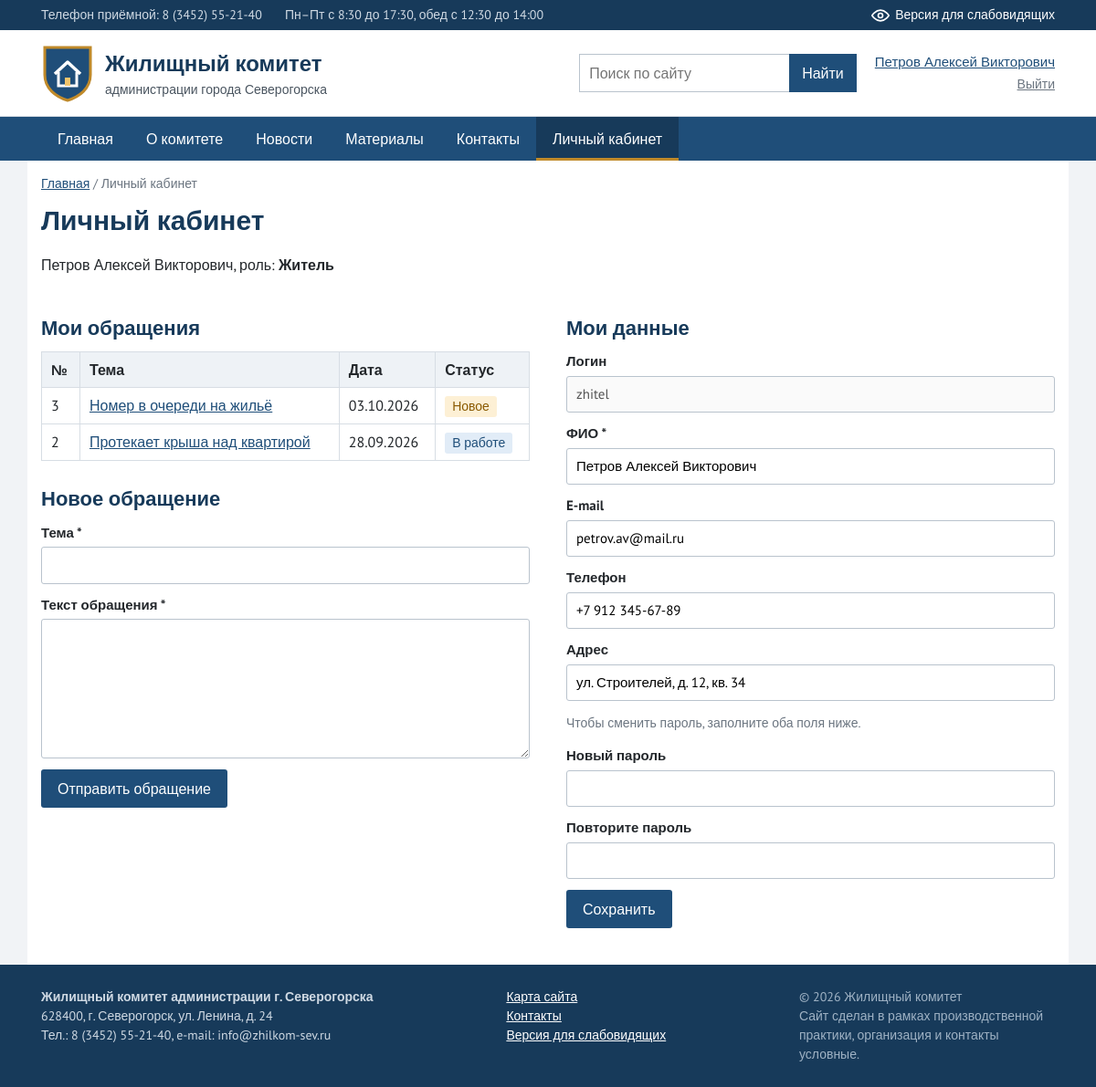
Screenshot of /cabinet (signed in) with the database file from the repository.
### models.py (models this page shows, shortened)
class User(db.Model):
    __tablename__ = 'users'
    id = db.Column(db.Integer, primary_key=True)
    login = db.Column(db.String(50), unique=True, nullable=False)
    password_hash = db.Column(db.String(255), nullable=False)
    fio = db.Column(db.String(150), nullable=False)
    email = db.Column(db.String(120))
    phone = db.Column(db.String(30))
    address = db.Column(db.String(200))
    role = db.Column(db.String(20), default='resident')
    active = db.Column(db.Boolean, default=True)
    created_at = db.Column(db.DateTime, default=datetime.now)
    @property
    def role_name(self):
        return ROLES.get(self.role, self.role)
    @property
    def is_staff(self):
        return self.role in ('admin', 'employee')

class Appeal(db.Model):
    __tablename__ = 'appeals'
    id = db.Column(db.Integer, primary_key=True)
    user_id = db.Column(db.Integer, db.ForeignKey('users.id'), nullable=False)
    topic = db.Column(db.String(200), nullable=False)
    status = db.Column(db.String(20), default='new')
    created_at = db.Column(db.DateTime, default=datetime.now)
    user = db.relationship('User', backref='appeals')
    messages = db.relationship('AppealMessage', backref='appeal',
                               order_by='AppealMessage.created_at',
                               cascade='all, delete-orphan')
    @property
    def status_name(self):
        return STATUSES.get(self.status, self.status)

### app.py (the view, shortened to what this page needs)
@app.route('/cabinet', methods=['GET', 'POST'])
@login_required
def cabinet():
    user = get_user()
    appeals = Appeal.query.filter_by(user_id=user.id).order_by(Appeal.created_at.desc()).all()
    return render_template('cabinet.html', appeals=appeals)

### app.py (called while the page is built)
def get_user():
    if 'user' not in g:
        g.user = None
        if session.get('user_id'):
            g.user = db.session.get(User, session['user_id'])
    return g.user

def login_required(f):
    @wraps(f)
    def wrapper(*args, **kwargs):
        if get_user() is None:
            flash('Чтобы открыть эту страницу, войдите на сайт', 'error')
            return redirect(url_for('login', next=request.path))
        return f(*args, **kwargs)
    return wrapper

@app.context_processor
def inject_globals():
    return {
        'current_user': get_user(),
        'menu_categories': Category.query.order_by(Category.id).all(),
        'vision': session.get('vision', False),
        'v': session.get('v', VISION_DEFAULT),
        'roles': ROLES,
        'statuses': STATUSES,
        'year': datetime.now().year,
    }

@app.template_filter('date')
def date_filter(value):
    return value.strftime('%d.%m.%Y') if value else ''

### templates/cabinet.html (shortened to what this page needs)
{% extends 'base.html' %}
{% block breadcrumbs %}
<div class="crumbs"><a href="{{ url_for('index') }}">Главная</a> / Личный кабинет</div>
{% endblock %}
{% block content %}
<h1 class="page-title">Личный кабинет</h1>
<p>{{ current_user.fio }}, роль: <b>{{ current_user.role_name }}</b></p>
<div class="two-cols">
    <div>
        <h2>Мои обращения</h2>
        {% if appeals %}
        <table class="table">
            <tr><th>№</th><th>Тема</th><th>Дата</th><th>Статус</th></tr>
            {% for a in appeals %}
            <tr>
                <td>{{ a.id }}</td>
                <td><a href="{{ url_for('appeal', appeal_id=a.id) }}">{{ a.topic }}</a></td>
                <td>{{ a.created_at|date }}</td>
                <td><span class="status st-{{ a.status }}">{{ a.status_name }}</span></td>
            </tr>
            {% endfor %}
        </table>
        {% else %}
        <p class="muted">Вы ещё не отправляли обращений.</p>
        {% endif %}
        <h2>Новое обращение</h2>
        <form method="post" class="form">
            <label>Тема *
                <input type="text" name="topic" required maxlength="200">
            </label>
            <label>Текст обращения *
                <textarea name="text" rows="6" required></textarea>
            </label>
            <button type="submit" class="btn">Отправить обращение</button>
        </form>
    </div>
    <div>
        <h2>Мои данные</h2>
        <form method="post" action="{{ url_for('profile') }}" class="form">
            <label>Логин
                <input type="text" value="{{ current_user.login }}" disabled>
            </label>
            <label>ФИО *
                <input type="text" name="fio" value="{{ current_user.fio }}" required>
            </label>
            <label>E-mail
                <input type="email" name="email" value="{{ current_user.email or '' }}">
            </label>
            <label>Телефон
                <input type="text" name="phone" value="{{ current_user.phone or '' }}">
            </label>
            <label>Адрес
                <input type="text" name="address" value="{{ current_user.address or '' }}">
            </label>
            <p class="muted">Чтобы сменить пароль, заполните оба поля ниже.</p>
            <label>Новый пароль
                <input type="password" name="password">
            </label>
            <label>Повторите пароль
                <input type="password" name="password2">
            </label>
            <button type="submit" class="btn">Сохранить</button>
        </form>
    </div>
</div>
{% endblock %}

### templates/base.html (shortened to what this page needs)
<!DOCTYPE html>
<html lang="ru">
<head>
    <link rel="stylesheet" href="{{ url_for('static', filename='css/style.css') }}">
</head>
{% set ep = request.endpoint %}
<body class="{% if vision %}vision size-{{ v.size }} scheme-{{ v.scheme }} img-{{ v.img }} space-{{ v.space }}{% endif %}">
<div class="topbar">
    <div class="container topbar-inner">
        <span>Телефон приёмной: 8 (3452) 55-21-40</span>
        <span>Пн–Пт с 8:30 до 17:30, обед с 12:30 до 14:00</span>
        {% if not vision %}
        <a href="{{ url_for('vision_on') }}" class="eye-link">
            <img src="{{ url_for('static', filename='img/eye.svg') }}" alt="" width="20" height="20">
            Версия для слабовидящих
        </a>
        {% endif %}
    </div>
</div>
<header class="header">
    <div class="container header-inner">
        <a href="{{ url_for('index') }}" class="logo">
            <img src="{{ url_for('static', filename='img/logo.svg') }}" alt="Логотип комитета" width="58" height="64">
            <span class="logo-text">
                <b>Жилищный комитет</b>
                администрации города Северогорска
            </span>
        </a>
        <form class="header-search" action="{{ url_for('search') }}" method="get">
            <input type="text" name="q" placeholder="Поиск по сайту" value="{{ q if q else '' }}" aria-label="Поиск по сайту">
            <button type="submit">Найти</button>
        </form>
        <div class="header-user">
            {% if current_user %}
                <a href="{{ url_for('cabinet') }}">{{ current_user.fio }}</a>
                <a href="{{ url_for('logout') }}" class="small-link">Выйти</a>
            {% else %}
                <a href="{{ url_for('login') }}" class="btn btn-small">Войти</a>
                <a href="{{ url_for('register') }}" class="small-link">Регистрация</a>
            {% endif %}
        </div>
    </div>
</header>
<nav class="menu">
    <div class="container">
        <ul class="menu-list" id="menuList">
            <li><a href="{{ url_for('index') }}" class="{{ 'active' if ep == 'index' }}">Главная</a></li>
            <li><a href="{{ url_for('about') }}" class="{{ 'active' if ep == 'about' }}">О комитете</a></li>
            <li><a href="{{ url_for('news_list') }}" class="{{ 'active' if ep in ('news_list', 'news_item') }}">Новости</a></li>
            <li class="has-sub">
                <a href="{{ url_for('materials') }}" class="{{ 'active' if ep in ('materials', 'category', 'article') }}">Материалы</a>
            </li>
            <li><a href="{{ url_for('contacts') }}" class="{{ 'active' if ep == 'contacts' }}">Контакты</a></li>
            {% if current_user %}
            <li><a href="{{ url_for('cabinet') }}" class="{{ 'active' if ep in ('cabinet', 'appeal') }}">Личный кабинет</a></li>
            {% endif %}
        </ul>
    </div>
</nav>
<main class="container main">
    {% block breadcrumbs %}{% endblock %}
    {% block content %}{% endblock %}
</main>
<footer class="footer">
    <div class="container footer-inner">
        <div>
            <b>Жилищный комитет администрации г. Северогорска</b><br>
            628400, г. Северогорск, ул. Ленина, д. 24<br>
            Тел.: 8 (3452) 55-21-40, e-mail: info@zhilkom-sev.ru
        </div>
        <div>
            <a href="{{ url_for('sitemap') }}">Карта сайта</a><br>
            <a href="{{ url_for('contacts') }}">Контакты</a><br>
            {% if vision %}
            <a href="{{ url_for('vision_off') }}">Обычная версия сайта</a>
            {% else %}
            <a href="{{ url_for('vision_on') }}">Версия для слабовидящих</a>
            {% endif %}
        </div>
        <div class="footer-note">
            © {{ year }} Жилищный комитет<br>
            Сайт сделан в рамках производственной практики,
            организация и контакты условные.
        </div>
    </div>
</footer>
</body>
</html>

### static/css/style.css (style rules this page uses)
* { box-sizing: border-box; }
body { margin: 0; font-family: 'PT Sans', Arial, sans-serif; font-size: 16px; line-height: 1.5; color: #23272b; background: #f1f3f6; }
a { color: #1f4e79; }
img { max-width: 100%; }
h1, h2, h3 { line-height: 1.25; color: #173a5a; }
h2 { font-size: 22px; margin: 28px 0 12px; }
.container { max-width: 1140px; margin: 0 auto; padding: 0 15px; }
.muted { color: #6b7580; font-size: 14px; }
.topbar { background: #173a5a; color: #cfd9e3; font-size: 14px; }
.topbar-inner { display: flex; gap: 25px; align-items: center; padding: 6px 15px; }
.eye-link { margin-left: auto; color: #fff; text-decoration: none; display: flex; align-items: center; gap: 6px; }
.header { background: #fff; border-bottom: 1px solid #d7dde4; }
.header-inner { display: flex; align-items: center; gap: 20px; padding: 15px; }
.logo { display: flex; align-items: center; gap: 12px; text-decoration: none; color: #4a5560; font-size: 14px; }
.logo-text b { display: block; font-size: 24px; color: #173a5a; }
.header-search { margin-left: auto; display: flex; }
.header-search input { width: 230px; padding: 8px 10px; border: 1px solid #b9c3cd; border-right: none; font: inherit; }
.header-search button { padding: 8px 14px; border: none; background: #1f4e79; color: #fff; font: inherit; cursor: pointer; }
.header-user { display: flex; flex-direction: column; align-items: flex-end; gap: 3px; font-size: 15px; }
.small-link { font-size: 14px; color: #6b7580; }
.menu { background: #1f4e79; }
.menu-list { list-style: none; margin: 0; padding: 0; display: flex; flex-wrap: wrap; }
.menu-list > li { position: relative; }
.menu-list a { display: block; padding: 12px 18px; color: #fff; text-decoration: none; }
.menu-list > li > a:hover, .menu-list > li > a.active { background: #173a5a; color: #fff; box-shadow: inset 0 -3px 0 #c08a2a; }
.main { background: #fff; padding-top: 15px; padding-bottom: 40px; min-height: 60vh; }
.crumbs { font-size: 14px; color: #6b7580; margin-bottom: 10px; }
.page-title { font-size: 30px; margin: 10px 0 18px; }
.btn { display: inline-block; padding: 9px 18px; background: #1f4e79; color: #fff; border: none; border-radius: 3px; text-decoration: none; font: inherit; cursor: pointer; }
.table { width: 100%; border-collapse: collapse; margin-bottom: 15px; }
.table th, .table td { border: 1px solid #d7dde4; padding: 7px 10px; text-align: left; vertical-align: top; }
.table th { background: #eef2f6; }
.form label { display: block; margin-bottom: 12px; font-weight: bold; font-size: 15px; }
.form input[type=text], .form input[type=email], .form input[type=password], .form input[type=date], .form textarea, .form select { display: block; width: 100%; margin-top: 4px; padding: 8px 10px; border: 1px solid #b9c3cd; border-radius: 3px; font: inherit; font-weight: normal; }
.form textarea { resize: vertical; }
.two-cols { display: grid; grid-template-columns: 1fr 1fr; gap: 40px; }
.status { display: inline-block; padding: 1px 8px; font-size: 14px; border-radius: 3px; }
.st-new { background: #fdf0d5; color: #8a5a00; }
.st-work { background: #e1ecf7; color: #1f4e79; }
.footer { background: #173a5a; color: #cfd9e3; font-size: 14px; }
.footer a { color: #fff; }
.footer-inner { display: flex; justify-content: space-between; gap: 30px; padding: 25px 15px; }
.footer-note { max-width: 280px; color: #9fb2c4; }

### rows the page displays
User: fio "Петров Алексей Викторович", role_name "Житель", login "zhitel", email "petrov.av@mail.ru", phone "+7 912 345-67-89", address "ул. Строителей, д. 12, кв. 34"
Appeal: id "3", topic "Номер в очереди на жильё", created_at "03.10.2026", status_name "Новое"
Appeal: id "2", topic "Протекает крыша над квартирой", created_at "28.09.2026", status_name "В работе"
